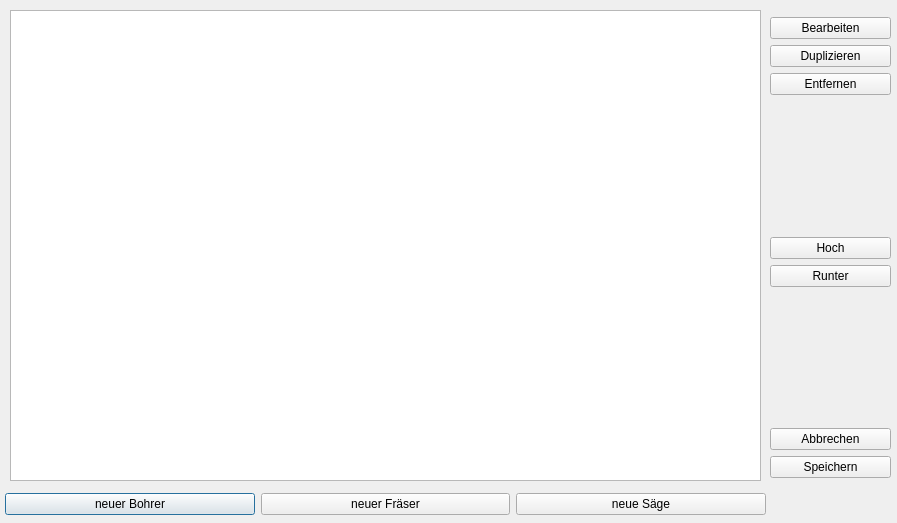
<?xml version="1.0" encoding="UTF-8"?>
<ui version="4.0">
 <class>Dialog_WKZ</class>
 <widget class="QDialog" name="Dialog_WKZ">
  <property name="geometry">
   <rect>
    <x>0</x>
    <y>0</y>
    <width>897</width>
    <height>523</height>
   </rect>
  </property>
  <property name="windowTitle">
   <string>Dialog</string>
  </property>
  <property name="modal">
   <bool>true</bool>
  </property>
  <widget class="QListWidget" name="listWidget_wkz">
   <property name="geometry">
    <rect>
     <x>10</x>
     <y>10</y>
     <width>751</width>
     <height>471</height>
    </rect>
   </property>
  </widget>
  <widget class="QWidget" name="layoutWidget">
   <property name="geometry">
    <rect>
     <x>5</x>
     <y>490</y>
     <width>761</width>
     <height>29</height>
    </rect>
   </property>
   <layout class="QHBoxLayout" name="horizontalLayout">
    <item>
     <widget class="QPushButton" name="pushButton_neu_bohrer">
      <property name="text">
       <string>neuer Bohrer</string>
      </property>
     </widget>
    </item>
    <item>
     <widget class="QPushButton" name="pushButton_neu_fraeser">
      <property name="text">
       <string>neuer Fräser</string>
      </property>
     </widget>
    </item>
    <item>
     <widget class="QPushButton" name="pushButton_neu_saege">
      <property name="text">
       <string>neue Säge</string>
      </property>
     </widget>
    </item>
   </layout>
  </widget>
  <widget class="QWidget" name="layoutWidget">
   <property name="geometry">
    <rect>
     <x>770</x>
     <y>17</y>
     <width>121</width>
     <height>461</height>
    </rect>
   </property>
   <layout class="QVBoxLayout" name="verticalLayout">
    <item>
     <widget class="QPushButton" name="pushButton_bearbeiten">
      <property name="text">
       <string>Bearbeiten</string>
      </property>
     </widget>
    </item>
    <item>
     <widget class="QPushButton" name="pushButton_duplizieren">
      <property name="text">
       <string>Duplizieren</string>
      </property>
     </widget>
    </item>
    <item>
     <widget class="QPushButton" name="pushButton_entfernen">
      <property name="text">
       <string>Entfernen</string>
      </property>
     </widget>
    </item>
    <item>
     <spacer name="verticalSpacer_2">
      <property name="orientation">
       <enum>Qt::Vertical</enum>
      </property>
      <property name="sizeHint" stdset="0">
       <size>
        <width>20</width>
        <height>40</height>
       </size>
      </property>
     </spacer>
    </item>
    <item>
     <widget class="QPushButton" name="pushButton_hoch">
      <property name="toolTip">
       <string>&lt;html&gt;&lt;head/&gt;&lt;body&gt;&lt;p&gt;Die Reihenfolge der Werkzeuge legt ihre Priorität fest. Ein weiter oben stehendes  Werkzeug wird bevorzugt.&lt;/p&gt;&lt;/body&gt;&lt;/html&gt;</string>
      </property>
      <property name="text">
       <string>Hoch</string>
      </property>
     </widget>
    </item>
    <item>
     <widget class="QPushButton" name="pushButton_runter">
      <property name="toolTip">
       <string>&lt;html&gt;&lt;head/&gt;&lt;body&gt;&lt;p&gt;Die Reihenfolge der Werkzeuge legt ihre Priorität fest. Ein weiter oben stehendes  Werkzeug wird bevorzugt.&lt;/p&gt;&lt;/body&gt;&lt;/html&gt;</string>
      </property>
      <property name="text">
       <string>Runter</string>
      </property>
     </widget>
    </item>
    <item>
     <spacer name="verticalSpacer">
      <property name="orientation">
       <enum>Qt::Vertical</enum>
      </property>
      <property name="sizeHint" stdset="0">
       <size>
        <width>20</width>
        <height>40</height>
       </size>
      </property>
     </spacer>
    </item>
    <item>
     <widget class="QPushButton" name="pushButton_abbrechen">
      <property name="text">
       <string>Abbrechen</string>
      </property>
     </widget>
    </item>
    <item>
     <widget class="QPushButton" name="pushButton_speichern">
      <property name="text">
       <string>Speichern</string>
      </property>
     </widget>
    </item>
   </layout>
  </widget>
 </widget>
 <tabstops>
  <tabstop>pushButton_neu_bohrer</tabstop>
  <tabstop>pushButton_neu_fraeser</tabstop>
  <tabstop>pushButton_neu_saege</tabstop>
  <tabstop>pushButton_bearbeiten</tabstop>
  <tabstop>pushButton_duplizieren</tabstop>
  <tabstop>pushButton_entfernen</tabstop>
  <tabstop>pushButton_hoch</tabstop>
  <tabstop>pushButton_runter</tabstop>
  <tabstop>pushButton_abbrechen</tabstop>
  <tabstop>pushButton_speichern</tabstop>
  <tabstop>listWidget_wkz</tabstop>
 </tabstops>
 <resources/>
 <connections/>
</ui>
